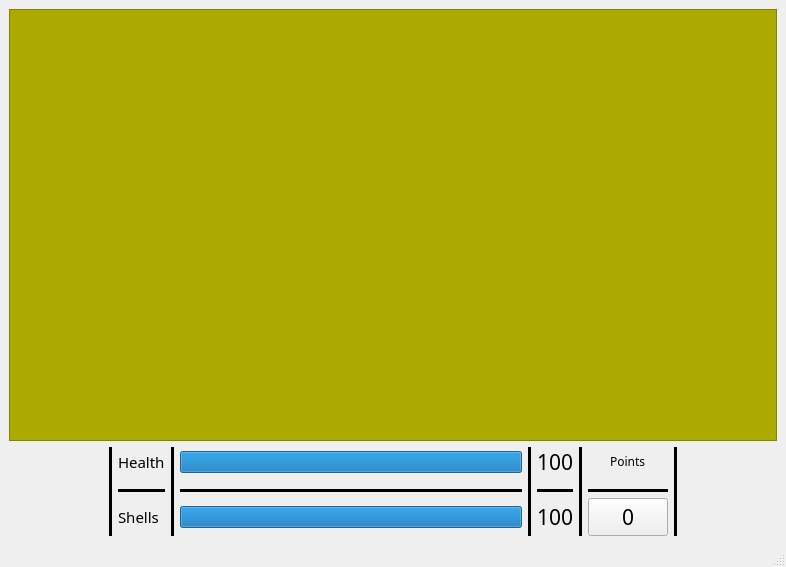
<?xml version="1.0" encoding="UTF-8"?>
<ui version="4.0">
 <class>GameWindow</class>
 <widget class="QMainWindow" name="GameWindow">
  <property name="geometry">
   <rect>
    <x>0</x>
    <y>0</y>
    <width>786</width>
    <height>567</height>
   </rect>
  </property>
  <property name="focusPolicy">
   <enum>Qt::NoFocus</enum>
  </property>
  <property name="windowTitle">
   <string>MainWindow</string>
  </property>
  <property name="tabShape">
   <enum>QTabWidget::Triangular</enum>
  </property>
  <widget class="QWidget" name="centralwidget">
   <layout class="QVBoxLayout" name="verticalLayout">
    <item>
     <widget class="QGraphicsView" name="graphicsView">
      <property name="styleSheet">
       <string notr="true">background-color: rgb(170, 170, 0);</string>
      </property>
     </widget>
    </item>
    <item>
     <layout class="QGridLayout" name="gridLayout" rowstretch="0,0,0,0,0,0" columnstretch="0,0,0,0,0,0,0,0,0,0">
      <property name="sizeConstraint">
       <enum>QLayout::SetMinimumSize</enum>
      </property>
      <property name="leftMargin">
       <number>100</number>
      </property>
      <property name="rightMargin">
       <number>100</number>
      </property>
      <property name="horizontalSpacing">
       <number>6</number>
      </property>
      <item row="2" column="9" rowspan="4">
       <widget class="Line" name="line_4">
        <property name="frameShadow">
         <enum>QFrame::Plain</enum>
        </property>
        <property name="lineWidth">
         <number>5</number>
        </property>
        <property name="midLineWidth">
         <number>5</number>
        </property>
        <property name="orientation">
         <enum>Qt::Vertical</enum>
        </property>
       </widget>
      </item>
      <item row="2" column="0" rowspan="4">
       <widget class="Line" name="line_3">
        <property name="frameShadow">
         <enum>QFrame::Plain</enum>
        </property>
        <property name="lineWidth">
         <number>5</number>
        </property>
        <property name="midLineWidth">
         <number>5</number>
        </property>
        <property name="orientation">
         <enum>Qt::Vertical</enum>
        </property>
       </widget>
      </item>
      <item row="2" column="3">
       <widget class="QProgressBar" name="Health">
        <property name="value">
         <number>100</number>
        </property>
        <property name="textVisible">
         <bool>false</bool>
        </property>
        <property name="orientation">
         <enum>Qt::Horizontal</enum>
        </property>
       </widget>
      </item>
      <item row="2" column="8" alignment="Qt::AlignHCenter|Qt::AlignVCenter">
       <widget class="QLabel" name="label_4">
        <property name="font">
         <font>
          <family>Impact</family>
         </font>
        </property>
        <property name="text">
         <string>Points</string>
        </property>
       </widget>
      </item>
      <item row="2" column="2" rowspan="4">
       <widget class="Line" name="line_2">
        <property name="frameShadow">
         <enum>QFrame::Plain</enum>
        </property>
        <property name="lineWidth">
         <number>5</number>
        </property>
        <property name="midLineWidth">
         <number>5</number>
        </property>
        <property name="orientation">
         <enum>Qt::Vertical</enum>
        </property>
       </widget>
      </item>
      <item row="4" column="3">
       <widget class="Line" name="line_6">
        <property name="frameShadow">
         <enum>QFrame::Plain</enum>
        </property>
        <property name="lineWidth">
         <number>5</number>
        </property>
        <property name="midLineWidth">
         <number>5</number>
        </property>
        <property name="orientation">
         <enum>Qt::Horizontal</enum>
        </property>
       </widget>
      </item>
      <item row="2" column="4" rowspan="4">
       <widget class="Line" name="line">
        <property name="frameShadow">
         <enum>QFrame::Plain</enum>
        </property>
        <property name="lineWidth">
         <number>5</number>
        </property>
        <property name="midLineWidth">
         <number>5</number>
        </property>
        <property name="orientation">
         <enum>Qt::Vertical</enum>
        </property>
       </widget>
      </item>
      <item row="2" column="1">
       <widget class="QLabel" name="label_5">
        <property name="font">
         <font>
          <family>Impact</family>
          <pointsize>11</pointsize>
         </font>
        </property>
        <property name="text">
         <string>Health</string>
        </property>
       </widget>
      </item>
      <item row="5" column="3">
       <widget class="QProgressBar" name="Shells">
        <property name="styleSheet">
         <string notr="true">   border: 2px solid grey;   border-radius: 5px;   background-color: #FFFFFF;}QProgressBar::chunk {   background-color: #05B8CC;   width: 20px;}QProgressBar {   border: 2px solid grey;   border-radius: 5px;   text-align: center;</string>
        </property>
        <property name="minimum">
         <number>0</number>
        </property>
        <property name="value">
         <number>100</number>
        </property>
        <property name="textVisible">
         <bool>true</bool>
        </property>
        <property name="format">
         <string notr="true"/>
        </property>
       </widget>
      </item>
      <item row="4" column="6">
       <widget class="Line" name="line_9">
        <property name="frameShadow">
         <enum>QFrame::Plain</enum>
        </property>
        <property name="lineWidth">
         <number>5</number>
        </property>
        <property name="midLineWidth">
         <number>5</number>
        </property>
        <property name="orientation">
         <enum>Qt::Horizontal</enum>
        </property>
       </widget>
      </item>
      <item row="5" column="1">
       <widget class="QLabel" name="label_3">
        <property name="font">
         <font>
          <family>Impact</family>
          <pointsize>11</pointsize>
         </font>
        </property>
        <property name="text">
         <string>Shells</string>
        </property>
       </widget>
      </item>
      <item row="5" column="8">
       <widget class="QPushButton" name="Points">
        <property name="font">
         <font>
          <family>Impact</family>
          <pointsize>16</pointsize>
         </font>
        </property>
        <property name="text">
         <string>0</string>
        </property>
       </widget>
      </item>
      <item row="2" column="7" rowspan="4">
       <widget class="Line" name="line_7">
        <property name="frameShadow">
         <enum>QFrame::Plain</enum>
        </property>
        <property name="lineWidth">
         <number>5</number>
        </property>
        <property name="midLineWidth">
         <number>5</number>
        </property>
        <property name="orientation">
         <enum>Qt::Vertical</enum>
        </property>
       </widget>
      </item>
      <item row="4" column="1">
       <widget class="Line" name="line_8">
        <property name="frameShadow">
         <enum>QFrame::Plain</enum>
        </property>
        <property name="lineWidth">
         <number>5</number>
        </property>
        <property name="midLineWidth">
         <number>5</number>
        </property>
        <property name="orientation">
         <enum>Qt::Horizontal</enum>
        </property>
       </widget>
      </item>
      <item row="4" column="8">
       <widget class="Line" name="line_5">
        <property name="frameShadow">
         <enum>QFrame::Plain</enum>
        </property>
        <property name="lineWidth">
         <number>5</number>
        </property>
        <property name="midLineWidth">
         <number>5</number>
        </property>
        <property name="orientation">
         <enum>Qt::Horizontal</enum>
        </property>
       </widget>
      </item>
      <item row="5" column="6">
       <widget class="QLabel" name="label_2">
        <property name="font">
         <font>
          <family>Impact</family>
          <pointsize>16</pointsize>
         </font>
        </property>
        <property name="text">
         <string>100</string>
        </property>
       </widget>
      </item>
      <item row="2" column="6">
       <widget class="QLabel" name="label">
        <property name="font">
         <font>
          <family>Impact</family>
          <pointsize>16</pointsize>
         </font>
        </property>
        <property name="text">
         <string>100</string>
        </property>
       </widget>
      </item>
     </layout>
    </item>
   </layout>
  </widget>
  <widget class="QMenuBar" name="menubar">
   <property name="geometry">
    <rect>
     <x>0</x>
     <y>0</y>
     <width>786</width>
     <height>20</height>
    </rect>
   </property>
  </widget>
  <widget class="QStatusBar" name="statusbar"/>
 </widget>
 <resources/>
 <connections>
  <connection>
   <sender>Health</sender>
   <signal>valueChanged(int)</signal>
   <receiver>label</receiver>
   <slot>setNum(int)</slot>
   <hints>
    <hint type="sourcelabel">
     <x>518</x>
     <y>477</y>
    </hint>
    <hint type="destinationlabel">
     <x>558</x>
     <y>476</y>
    </hint>
   </hints>
  </connection>
  <connection>
   <sender>Shells</sender>
   <signal>valueChanged(int)</signal>
   <receiver>label_2</receiver>
   <slot>setNum(int)</slot>
   <hints>
    <hint type="sourcelabel">
     <x>519</x>
     <y>511</y>
    </hint>
    <hint type="destinationlabel">
     <x>554</x>
     <y>514</y>
    </hint>
   </hints>
  </connection>
 </connections>
</ui>
